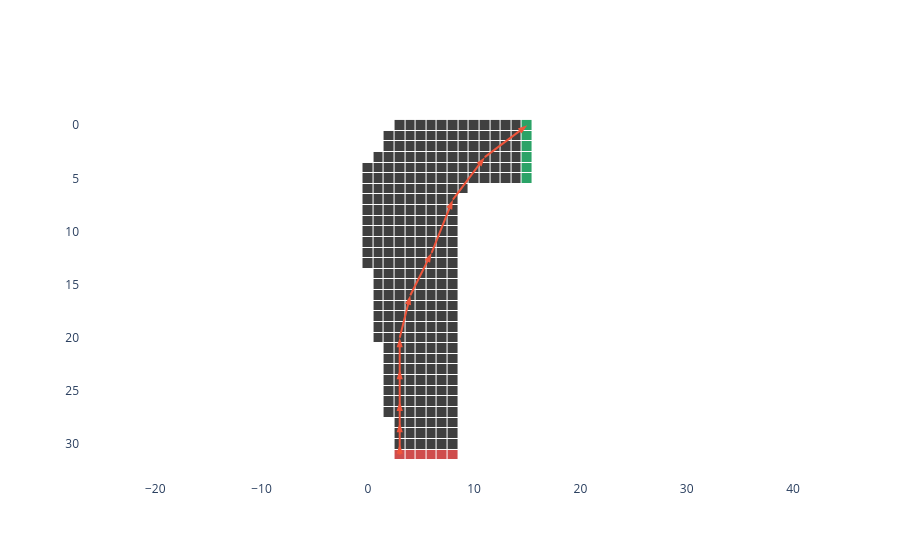
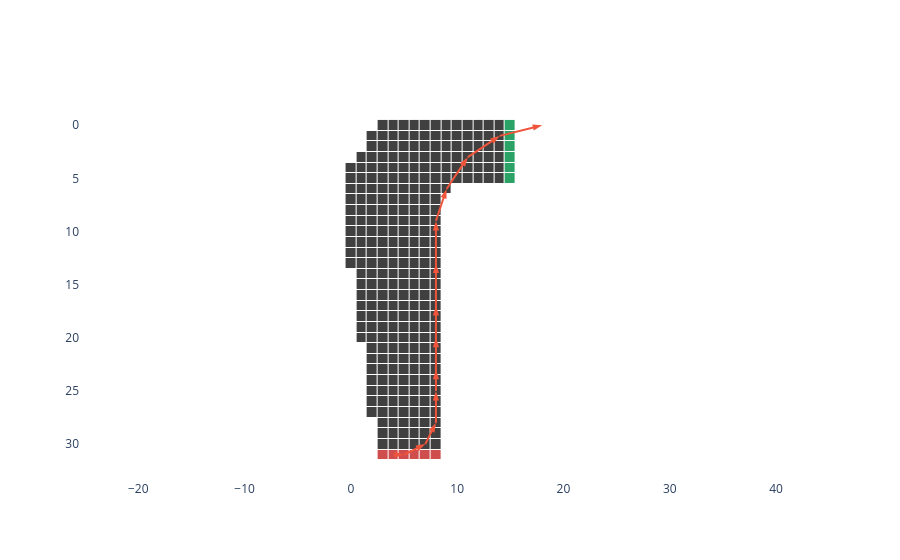
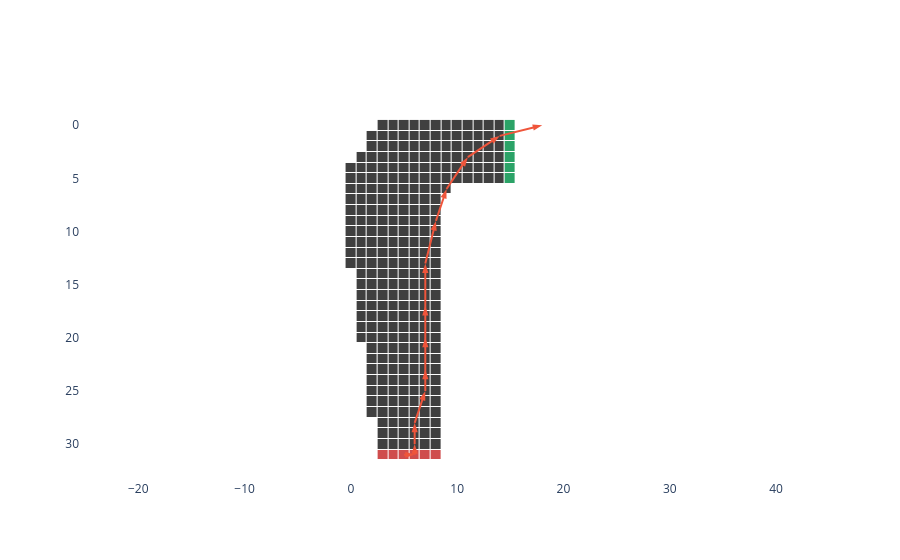
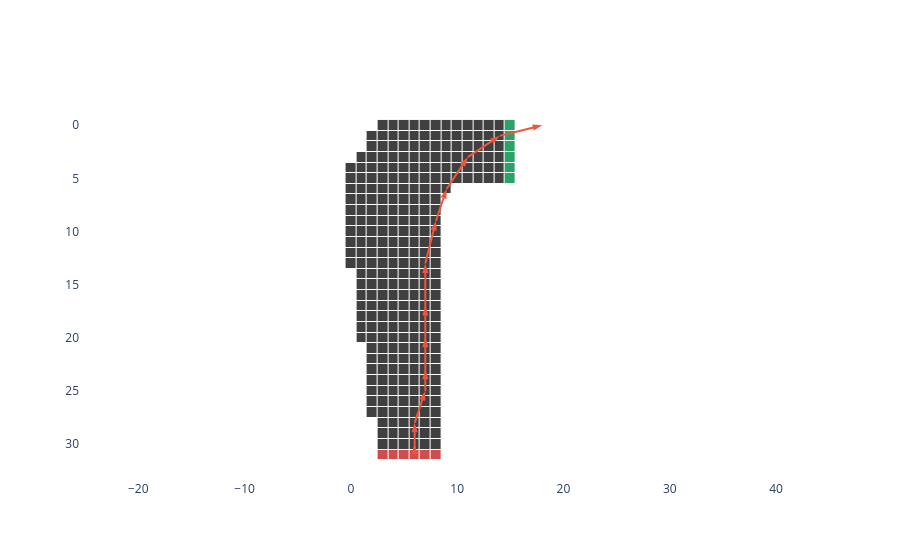

The notebook cell saved with these charts, in order:
### Code cell
for startingState in startingStatesTrack1:
    startingAction = policyMCCESStarTrack1[legalStatesTrack1[startingState]]
    plotTrajectory(track1, decodeTRtrajectory(track1.shape, sampleTRTrajectory(track1, policyMCCESStarTrack1, legalStatesTrack1, legalStatesSetTrack1, startingState=startingState, startingAction=startingAction, noise=False, maxIter=1000)))

### Figure 1 — Plotly figure (JSON) as saved in the notebook; plotly's stock layout.template omitted (floating-point values rounded to 4 significant figures; data arrays with more than 128 entries replaced by an {"elided": "..."} marker saying what was removed)
{"data": [{"colorscale": [[0, "#FFFFFF"], [0.33, "#FFFFFF"], [0.33, "#404040"], [0.66, "#404040"], [0.66, "#CF4D4D"], [0.99, "#CF4D4D"], [1, "#2BA367"]], "hoverongaps": false, "showscale": false, "type": "heatmap", "xgap": 1, "ygap": 1, "z": {"elided": "32x16 float values"}}, {"marker": {"angleref": "previous", "size": 10, "symbol": "arrow"}, "mode": "lines+markers", "type": "scatter", "x": [3, 3, 3, 3, 3, 3, 4, 6, 8, 11, 15], "y": [31, 30, 28, 26, 23, 20, 16, 12, 7, 3, 0]}], "layout": {"plot_bgcolor": "white", "yaxis": {"autorange": "reversed", "scaleanchor": "x"}}}

### Figure 2 — Plotly figure (JSON) as saved in the notebook; plotly's stock layout.template omitted (floating-point values rounded to 4 significant figures; data arrays with more than 128 entries replaced by an {"elided": "..."} marker saying what was removed)
{"data": [{"colorscale": [[0, "#FFFFFF"], [0.33, "#FFFFFF"], [0.33, "#404040"], [0.66, "#404040"], [0.66, "#CF4D4D"], [0.99, "#CF4D4D"], [1, "#2BA367"]], "hoverongaps": false, "showscale": false, "type": "heatmap", "xgap": 1, "ygap": 1, "z": {"elided": "32x16 float values"}}, {"marker": {"angleref": "previous", "size": 10, "symbol": "arrow"}, "mode": "lines+markers", "type": "scatter", "x": [4, 5, 7, 8, 8, 8, 8, 8, 8, 8, 9, 11, 14, 18], "y": [31, 31, 30, 28, 25, 23, 20, 17, 13, 9, 6, 3, 1, 0]}], "layout": {"plot_bgcolor": "white", "yaxis": {"autorange": "reversed", "scaleanchor": "x"}}}

### Figure 3 — Plotly figure (JSON) as saved in the notebook; plotly's stock layout.template omitted (floating-point values rounded to 4 significant figures; data arrays with more than 128 entries replaced by an {"elided": "..."} marker saying what was removed)
{"data": [{"colorscale": [[0, "#FFFFFF"], [0.33, "#FFFFFF"], [0.33, "#404040"], [0.66, "#404040"], [0.66, "#CF4D4D"], [0.99, "#CF4D4D"], [1, "#2BA367"]], "hoverongaps": false, "showscale": false, "type": "heatmap", "xgap": 1, "ygap": 1, "z": {"elided": "32x16 float values"}}, {"marker": {"angleref": "previous", "size": 10, "symbol": "arrow"}, "mode": "lines+markers", "type": "scatter", "x": [5, 6, 6, 6, 7, 7, 7, 7, 7, 8, 9, 11, 14, 18], "y": [31, 31, 30, 28, 25, 23, 20, 17, 13, 9, 6, 3, 1, 0]}], "layout": {"plot_bgcolor": "white", "yaxis": {"autorange": "reversed", "scaleanchor": "x"}}}

### Figure 4 — Plotly figure (JSON) as saved in the notebook; plotly's stock layout.template omitted (floating-point values rounded to 4 significant figures; data arrays with more than 128 entries replaced by an {"elided": "..."} marker saying what was removed)
{"data": [{"colorscale": [[0, "#FFFFFF"], [0.33, "#FFFFFF"], [0.33, "#404040"], [0.66, "#404040"], [0.66, "#CF4D4D"], [0.99, "#CF4D4D"], [1, "#2BA367"]], "hoverongaps": false, "showscale": false, "type": "heatmap", "xgap": 1, "ygap": 1, "z": {"elided": "32x16 float values"}}, {"marker": {"angleref": "previous", "size": 10, "symbol": "arrow"}, "mode": "lines+markers", "type": "scatter", "x": [6, 6, 6, 7, 7, 7, 7, 7, 8, 9, 11, 14, 18], "y": [31, 30, 28, 25, 23, 20, 17, 13, 9, 6, 3, 1, 0]}], "layout": {"plot_bgcolor": "white", "yaxis": {"autorange": "reversed", "scaleanchor": "x"}}}
